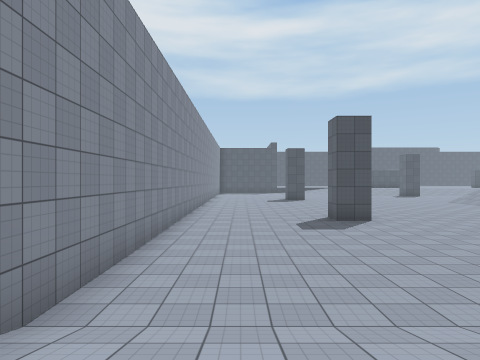
View 1 (above)

24 first-person views from a walk through a 3-D level made in the Unity game engine. The camera is 1.3 m above the floor, looks level and sees 70° across. Doors are open. The floor is counted in squares, 2 m on a side. Each view is taken from the middle of a square. On the plan, view 1 faces up. The plan holds only what a view shows up to about 10 squares ahead; the rest is blank. The place goes on beyond the plan. Surface patterns are stand-ins for the level's own textures.

View 2
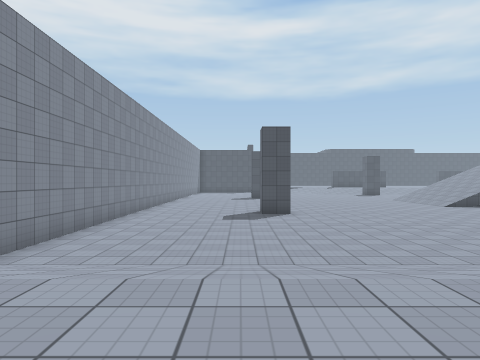

View 3
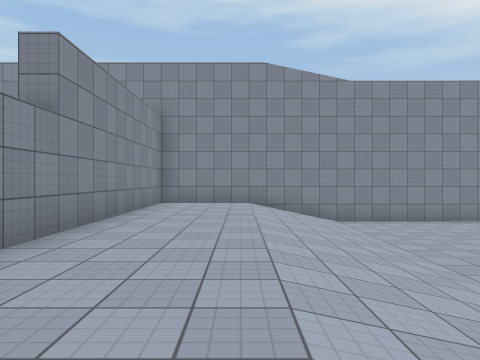

View 4
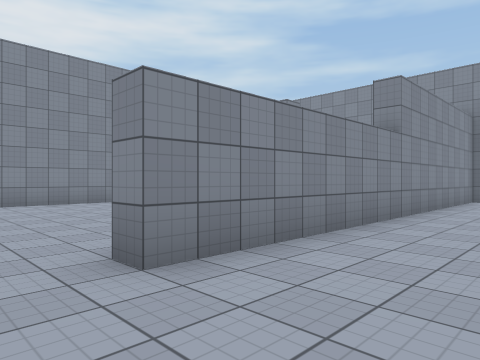

View 5
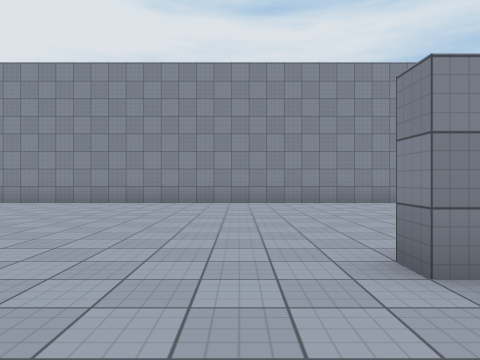

View 6
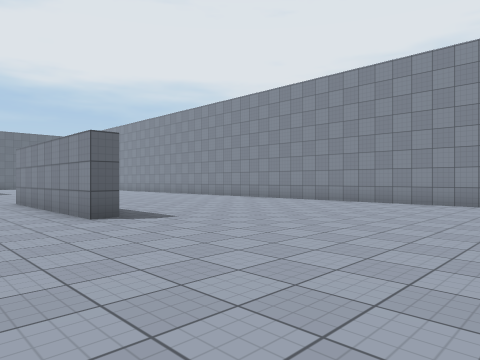

View 7
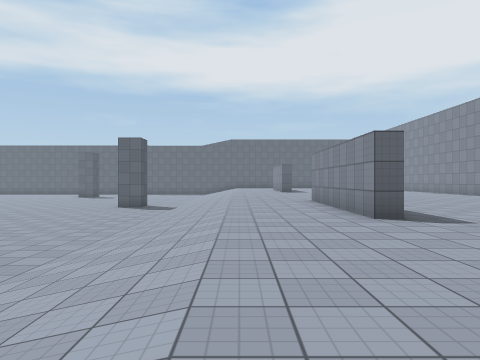

View 8
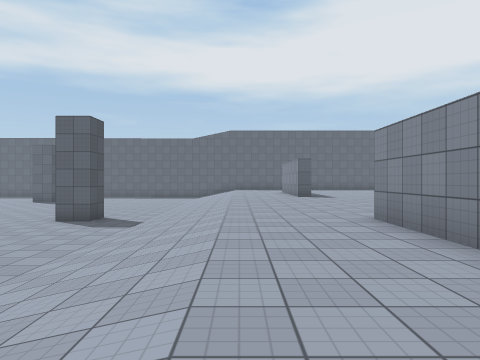

View 9
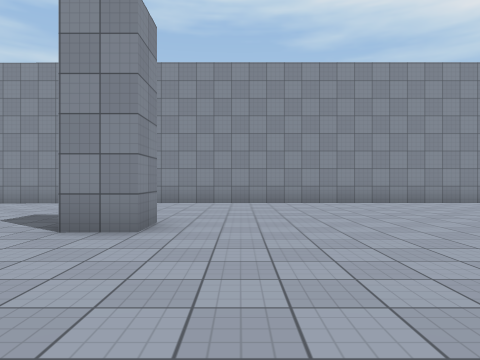

View 10
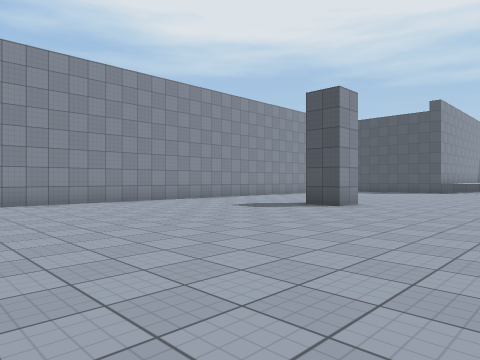

View 11
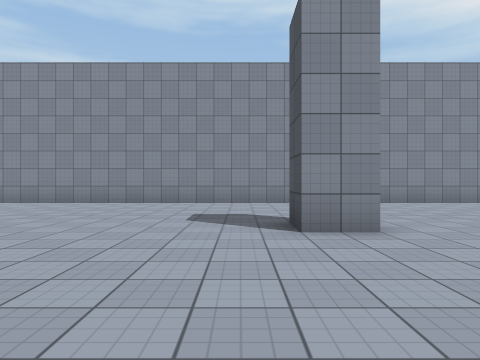

View 12
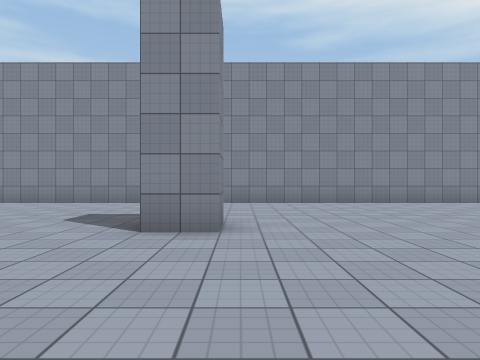

View 13
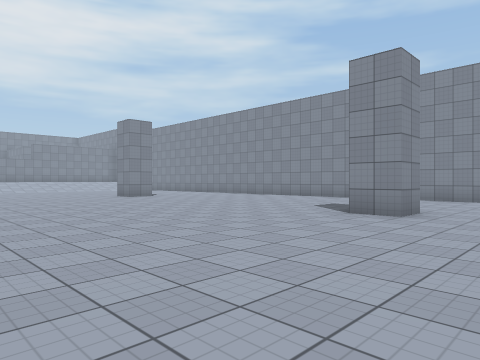

View 14
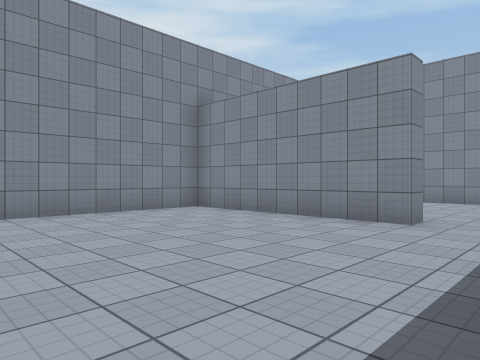

View 15
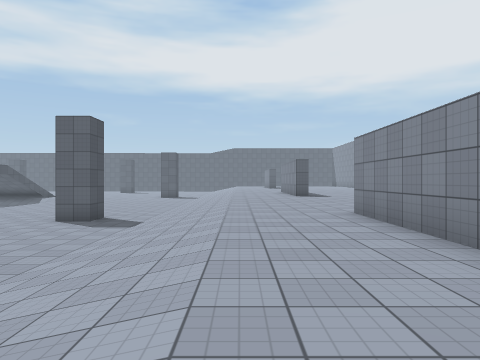

View 16
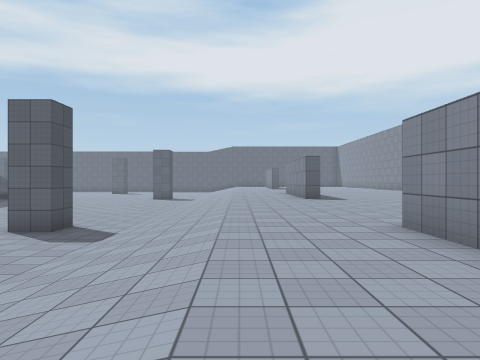

View 17
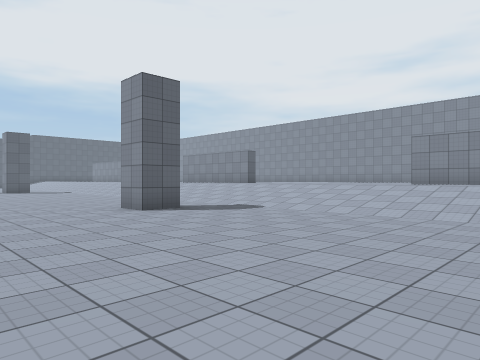

View 18
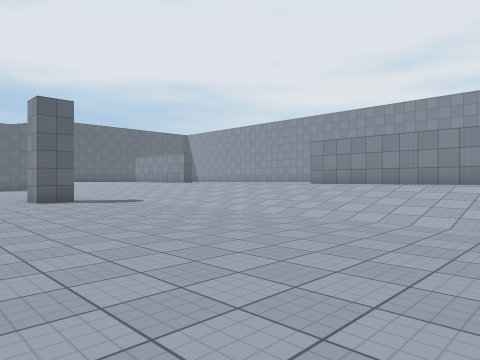

View 19
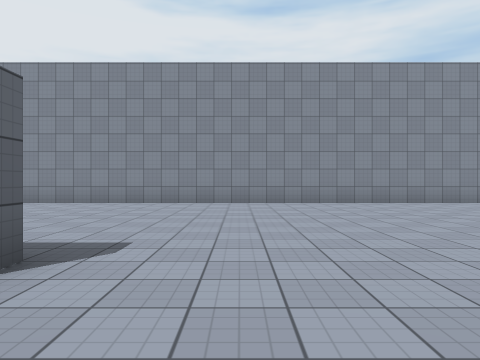

View 20
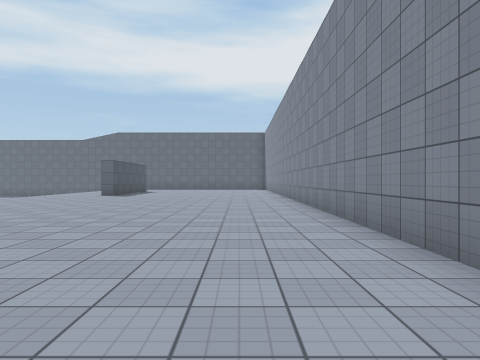

View 21
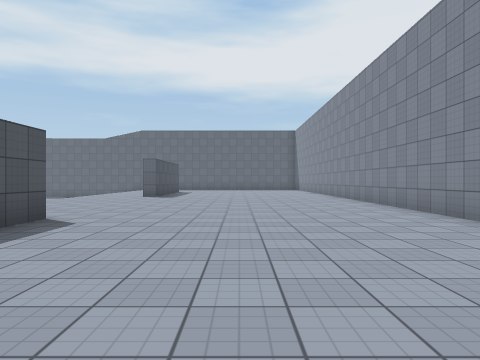

View 22
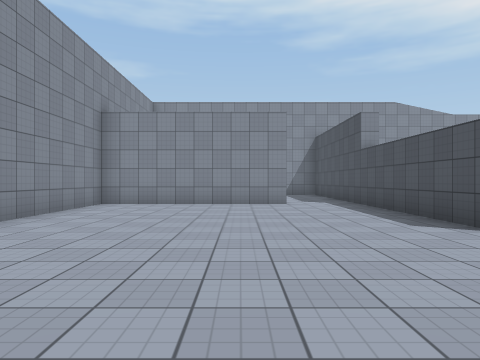

View 23
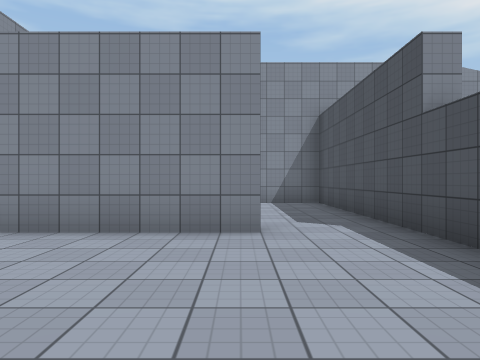

View 24
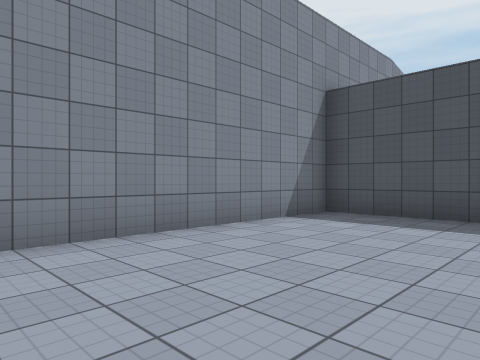

### Floor plan
Key: @ floor where view 1 was taken; # wall or solid block; . main floor; : floor 1 m higher than the main floor; / step, stairs or slope.
Columns run from 2 left of view 1 to 25 right of it. Each row starts with its distance up from view 1.
 25 #.....
 24 #......
 23 #............
 22 #............
 21 #............
 20 #....#.......
 19 #...........
 18 #...........
 17 #...........
 16 #...........
 15 #...........
 14 #..........
 13 #..........
 12 #..........
 11 #..........
 10 #....#....
  9 #..........
  8 #...................
  7 #........................
  6 #...........................
  5 #.............#............#
  4 #...........................
  3 #...........................
  2 #///////////////////////////
  1 #///////////////////////////
  0 #:@:::::::::::::::::::::::::
 -1 #:::::::::::::::::::::::::::
 -2 #:::::::::::::::::::::::::::
 -3 ###########:::::::#####:::::
 -4 #:::::::::::::::::::::::::::
 -5 #::::#::::::::::::::::::::::
 -6 #::::#::::::::::::::::::::::
 -7 #::::#::::::::::::::::::::::
 -8 #::::#::::::::::::::::::::::
 -9  ::::#::::::::::::::::::::::
-10      #######################

Where each view was taken, in squares from view 1:
view 1: 0 up, 0 right, facing up
view 2: 2 down, 2 right, facing up
view 3: 0 up, 8 right, facing left
view 4: 0 up, 10 right, facing down-left
view 5: 0 up, 10 right, facing down
view 6: 0 up, 10 right, facing down-right
view 7: 0 up, 10 right, facing right
view 8: 0 up, 15 right, facing right
view 9: 12 up, 8 right, facing left
view 10: 12 up, 8 right, facing up-left
view 11: 19 up, 8 right, facing left
view 12: 21 up, 8 right, facing left
view 13: 23 up, 10 right, facing down-left
view 14: 3 down, 9 right, facing down-left
view 15: 0 up, 2 right, facing right
view 16: 0 up, 4 right, facing right
view 17: 9 up, 5 right, facing down-right
view 18: 8 up, 14 right, facing down-right
view 19: 0 up, 14 right, facing down
view 20: 8 down, 14 right, facing right
view 21: 6 down, 15 right, facing right
view 22: 6 down, 13 right, facing left
view 23: 5 down, 8 right, facing left
view 24: 9 down, 2 right, facing up-left
